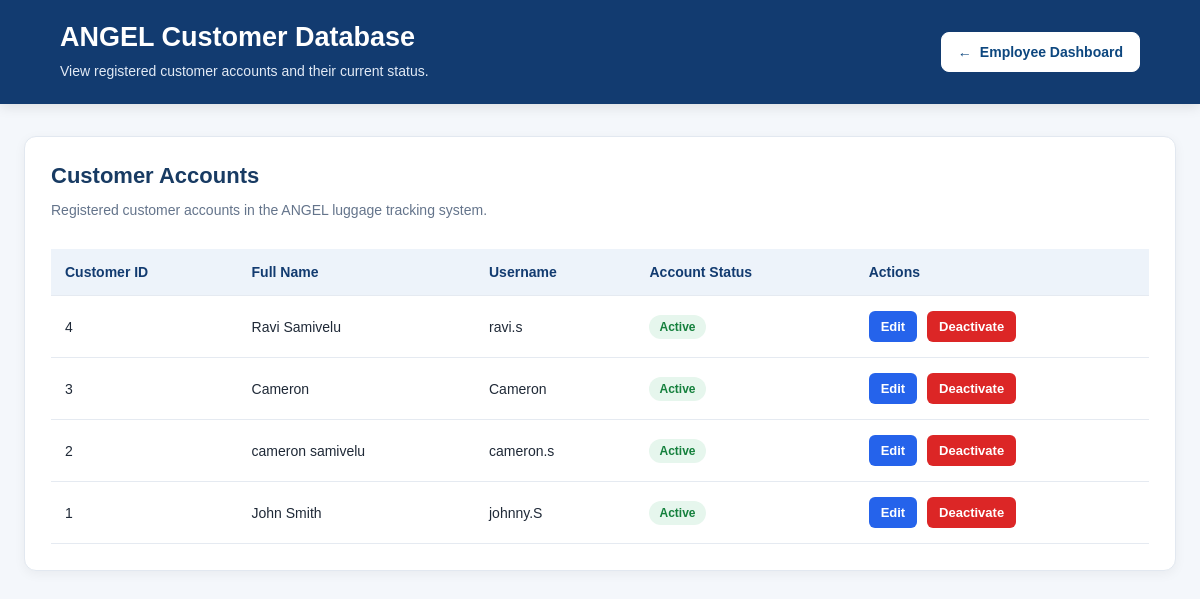
The page /customers (signed in) on the database as committed earlier.
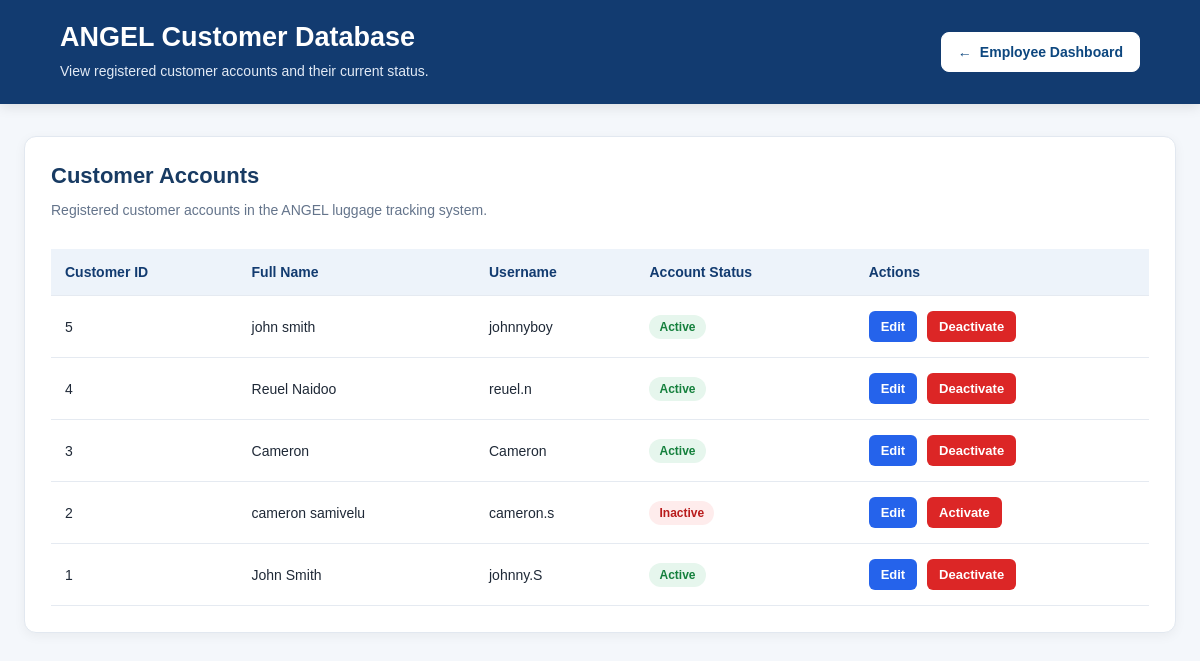
The same page on the database as committed later.
### tables this page shows
CREATE TABLE users (
            id INTEGER PRIMARY KEY AUTOINCREMENT,
            full_name TEXT NOT NULL,
            username TEXT UNIQUE NOT NULL,
            password_hash TEXT NOT NULL,
            status TEXT NOT NULL DEFAULT 'Active'
        );

### app.py (the view)
@app.route("/customers", methods=["GET"])
def customers():
    if "employee_id" not in session:
        return redirect(url_for("employee_login"))
    connection = get_db()
    try:
        customer_rows = connection.execute("""
            SELECT id, full_name, username, status
            FROM users
            ORDER BY id DESC
        """).fetchall()
    finally:
        connection.close()
    return render_template(
        "customers.html",
        customers=customer_rows
    )

### app.py (called while the page is built)
def get_db():
    connection = sqlite3.connect(DATABASE)
    connection.row_factory = sqlite3.Row
    return connection

### templates/customers.html (shortened to what this page needs)
<!DOCTYPE html>
<html lang="en">
<head>
    <link rel="stylesheet" href="{{ url_for('static', filename='css/mobile-responsive.css') }}">
</head>
<body>
    <header>
        <div class="header-inner">
            <div class="header-title">
                <h1>ANGEL Customer Database</h1>
                <p>
                    View registered customer accounts and their current status.
                </p>
            </div>
            <a
                href="{{ url_for('employee_dashboard') }}"
                class="dashboard-back-button"
            >
                <span aria-hidden="true">&larr;</span>
                Employee Dashboard
            </a>
        </div>
    </header>
    <main>
        <section class="panel">
            <h2>Customer Accounts</h2>
            <p class="panel-description">
                Registered customer accounts in the ANGEL luggage tracking system.
            </p>
            <div class="table-wrapper">
                <table>
                    <thead>
                        <tr>
                            <th>Customer ID</th>
                            <th>Full Name</th>
                            <th>Username</th>
                            <th>Account Status</th>
                            <th>Actions</th>
                        </tr>
                    </thead>
                    <tbody>
                        {% for customer in customers %}
                        <tr>
                            <td>{{ customer["id"] }}</td>
                            <td>{{ customer["full_name"] }}</td>
                            <td>{{ customer["username"] }}</td>
                            <td>
                                <span class="status {% if customer['status'] == 'Active' %}active{% else %}inactive{% endif %}">
                                    {{ customer["status"] or "Unknown" }}
                                </span>
                            </td>
                            <td class="customer-actions">
                                <a
                                    class="action-btn edit-btn"
                                    href="{{ url_for('edit_customer', customer_id=customer['id']) }}"
                                >
                                    Edit
                                </a>
                                <form
                                    method="POST"
                                    action="{{ url_for('change_customer_status', customer_id=customer['id']) }}"
                                    class="status-form"
                                >
                                    <button type="submit" class="action-btn status-btn">
                                        {% if customer['status'] == 'Active' %}
                                            Deactivate
                                        {% else %}
                                            Activate
                                        {% endif %}
                                    </button>
                                </form>
                            </td>
                        </tr>
                        {% else %}
                        <tr>
                            <td colspan="5" class="empty">
                                No customer accounts have been registered yet.
                            </td>
                        </tr>
                        {% endfor %}
                    </tbody>
                </table>
            </div>
        </section>
    </main>
</body>
</html>

Rows that differ between the two databases and show on the page:
added users: id "5", full_name "john smith", username "johnnyboy", status "Active", shows "Deactivate"
changed users id 4: full_name "Ravi Samivelu" → "Reuel Naidoo"; username "ravi.s" → "reuel.n"
changed users "cameron samivelu": status "Active" → "Inactive"; status "Deactivate" → "Activate"
